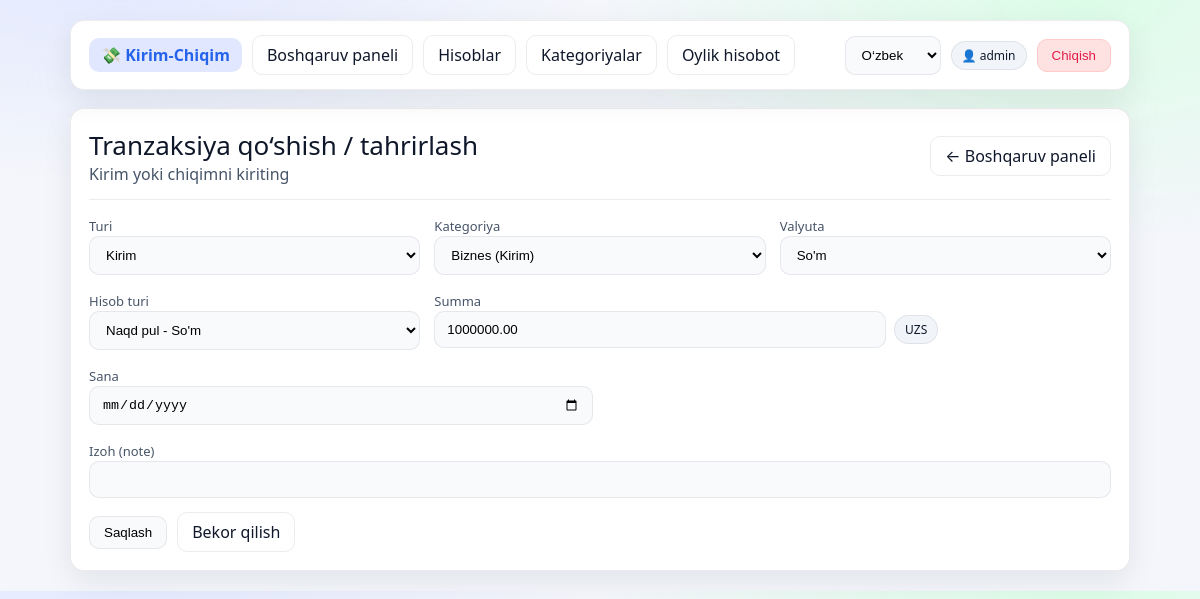
Page /uz/transactions/15/update/ (signed in) on the committed database.
### finance/models.py (models this page shows, shortened)
class Transaction(models.Model):
    IN_ = "IN"
    EX_ = "EX"
    TRAN_TYPES = (
        (IN_, _("Kirim")),
        (EX_, _("Chiqim")),
    )
    user = models.ForeignKey(User, on_delete=models.CASCADE)
    type = models.CharField(max_length=3, choices=TRAN_TYPES)
    category = models.ForeignKey(Category, on_delete=models.CASCADE)
    account = models.ForeignKey(Account, on_delete=models.CASCADE)
    amount = models.DecimalField(max_digits=15, decimal_places=2)
    date = models.DateField()
    note = models.CharField(max_length=200, blank=True)
    currency = models.CharField(max_length=3, choices=Account.CURRENCY, blank=True, null=True)
    class Meta:
        ordering = ["-date", "-id"]

### finance/views.py (the view)
# urls.py: path('transactions/<int:pk>/update/', transaction_update, name="transaction_update"),
@login_required
def transaction_update(request, pk):
    transaction = Transaction.objects.filter(pk=pk, user=request.user).first()
    form = TransactionForm(request.POST or None, instance=transaction, user=request.user)
    if form.is_valid():
        form.save()
        return redirect('finance:dashboard')
    return render(request, 'transaction_form.html', {'form': form})

### finance/models.py (called while the page is built)
    def __str__(self):
        return f"{self.name} ({self.get_type_display()})"

### templates/transaction_form.html (shortened to what this page needs)
{% extends "base.html" %}
{% load i18n %}
{% block content %}
<div class="grid">
  <div class="card">
    <div class="row" style="justify-content:space-between">
      <div>
        <div class="h1">{% trans "Tranzaksiya qo‘shish / tahrirlash" %}</div>
        <div class="muted">{% trans "Kirim yoki chiqimni kiriting" %}</div>
      </div>
      <a class="btn ghost" href="{% url 'finance:dashboard' %}">← {% trans "Boshqaruv paneli" %}</a>
    </div>
    <div class="hr"></div>
    <form method="post" class="form-grid">
      <div class="col-4">
        <div class="field">
          <label>{% trans "Turi" %}</label>
          {{ form.type }}
        </div>
      </div>
      <div class="col-4">
        <div class="field">
          <label>{% trans "Kategoriya" %}</label>
          {{ form.category }}
        </div>
      </div>
      <div class="col-4">
        <div class="field">
          <label>{% trans "Valyuta" %}</label>
          {{ form.currency }}
        </div>
      </div>
      <div class="col-4">
        <div class="field">
          <label>{% trans "Hisob turi" %}</label>
          {{ form.account }}
        </div>
      </div>
      <div class="col-6">
        <div class="field">
          <label>{% trans "Summa" %}</label>
          <div style="display:flex; gap:8px; align-items:center;">
            {{ form.amount }}
            <span id="currencyLabel" class="badge">---</span>
          </div>
        </div>
      </div>
      <div class="col-6">
        <div class="field">
          <label>{% trans "Sana" %}</label>
          {{ form.date }}
        </div>
      </div>
      <div class="col-12">
        <div class="field">
          <label>{% trans "Izoh (note)" %}</label>
          {{ form.note }}
        </div>
      </div>
      <div class="col-12 row">
        <button class="btn success" type="submit">{% trans "Saqlash" %}</button>
        <a class="btn ghost" href="{% url 'finance:dashboard' %}">{% trans "Bekor qilish" %}</a>
      </div>
    </form>
  </div>
</div>
{% endblock %}

### templates/base.html (shortened to what this page needs)
{% load static %}
{% load i18n %}
<!doctype html>
<html lang="{{ request.LANGUAGE_CODE|default:'uz' }}">
<head>
  <link rel="stylesheet" href="{% static 'css/style.css' %}">
</head>
<body>
<div class="container">
  <div class="nav">
    <div class="left">
      <div class="brand">💸 {% trans "Kirim-Chiqim" %}</div>
      <a class="btn ghost" href="{% url 'finance:dashboard' %}">{% trans "Boshqaruv paneli" %}</a>
      <a class="btn ghost" href="{% url 'finance:account_list' %}">{% trans "Hisoblar" %}</a>
      <a class="btn ghost" href="{% url 'finance:category_list' %}">{% trans "Kategoriyalar" %}</a>
      <a class="btn ghost" href="{% url 'finance:monthly_report' %}">{% trans "Oylik hisobot" %}</a>
    </div>
    <div class="right">
      <form class="lang-form" action="{% url 'set_language' %}" method="post">
        <select name="language" onchange="this.form.submit()">
          {% get_current_language as LANGUAGE_CODE %}
          {% get_available_languages as LANGUAGES %}
          {% for lang in LANGUAGES %}
            <option value="{{ lang.0 }}" {% if lang.0 == LANGUAGE_CODE %}selected{% endif %}>
              {{ lang.1 }}
            </option>
          {% endfor %}
        </select>
      </form>
      {% if user.is_authenticated %}
        <a class="badge" href="{% url 'users:profile' %}">👤 {{ user.username }}</a>
        <form method="post" action="{% url 'users:logout' %}">
          <button class="btn danger" type="submit">{% trans "Chiqish" %}</button>
        </form>
      {% else %}
        <a class="btn primary" href="{% url 'users:login' %}">{% trans "Kirish" %}</a>
        <a class="btn" href="{% url 'users:register' %}">{% trans "Ro‘yxatdan o‘tish" %}</a>
      {% endif %}
    </div>
  </div>
  {% block content %}{% endblock %}
</div>
</body>
</html>

### static/css/style.css (style rules this page uses)
:root { --bg:#f4f6fb; --card:#ffffff; --card2:#f9fafc; --text:#0f172a; --muted:#475569; --line:rgba(15,23,42,.08); --primary:#2563eb; --primary-soft:#e0e7ff; --danger:#e11d48; --success:#16a34a; --warning:#f59e0b; --shadow:0 10px 30px rgba(15,23,42,.08); --r:14px; }
* { box-sizing:border-box }
body { margin:0; font-family: ui-sans-serif, system-ui, -apple-system, Segoe UI, Roboto, Arial; background: radial-gradient(800px 400px at 10% -10%, #e0e7ff, transparent 60%), radial-gradient(800px 400px at 90% 0%, #dcfce7, transparent 60%), var(--bg); color:var(--text); }
a { text-decoration:none;color:inherit }
.container { max-width:1100px; margin:0 auto; padding:20px; }
.nav { display:flex; justify-content:space-between; align-items:center; padding:14px 18px; background:var(--card); border:1px solid var(--line); border-radius:var(--r); box-shadow:var(--shadow); position:sticky; top:15px; z-index:10; }
.nav .left,.nav .right { display:flex; gap:10px; align-items:center; flex-wrap:wrap; }
.brand { font-weight:900; padding:6px 12px; border-radius:10px; background:var(--primary-soft); color:var(--primary); }
.btn { padding:8px 14px; border-radius:10px; border:1px solid var(--line); background:var(--card2); cursor:pointer; transition:.15s; }
.btn.danger { background:#fee2e2; color:var(--danger); border-color:#fecaca; }
.btn.ghost { background:transparent; }
.grid { display:grid; gap:16px; margin-top:18px; grid-template-columns:repeat(12,1fr); }
.card { grid-column:span 12; background:var(--card); border:1px solid var(--line); border-radius:var(--r); box-shadow:var(--shadow); padding:18px; }
.h1 { font-size:26px;margin:0 }
.muted { color:var(--muted) }
.row { display:flex;gap:10px;align-items:center;flex-wrap:wrap }
.hr { height:1px;background:var(--line);margin:14px 0 }
input,select,textarea { width:100%; padding:10px 12px; border-radius:10px; border:1px solid var(--line); background:#f8fafc; outline:none; }
label { font-size:13px;color:var(--muted) }
.badge { padding:5px 10px; border-radius:999px; font-size:12px; background:#f1f5f9; border:1px solid var(--line); }
.form-grid { display:grid; grid-template-columns:repeat(12, 1fr); gap:14px; }
.col-4 { grid-column: span 4; }
.col-6 { grid-column: span 6; }
.col-12 { grid-column: span 12; }

### rows in the picture
Transaction: type "Kirim", category "Biznes (Kirim)", currency "So'm", account "Naqd pul - So'm", amount "1000000.00"

### other values in the picture
{{ user.username }} "admin"
form field language "O‘zbek"
